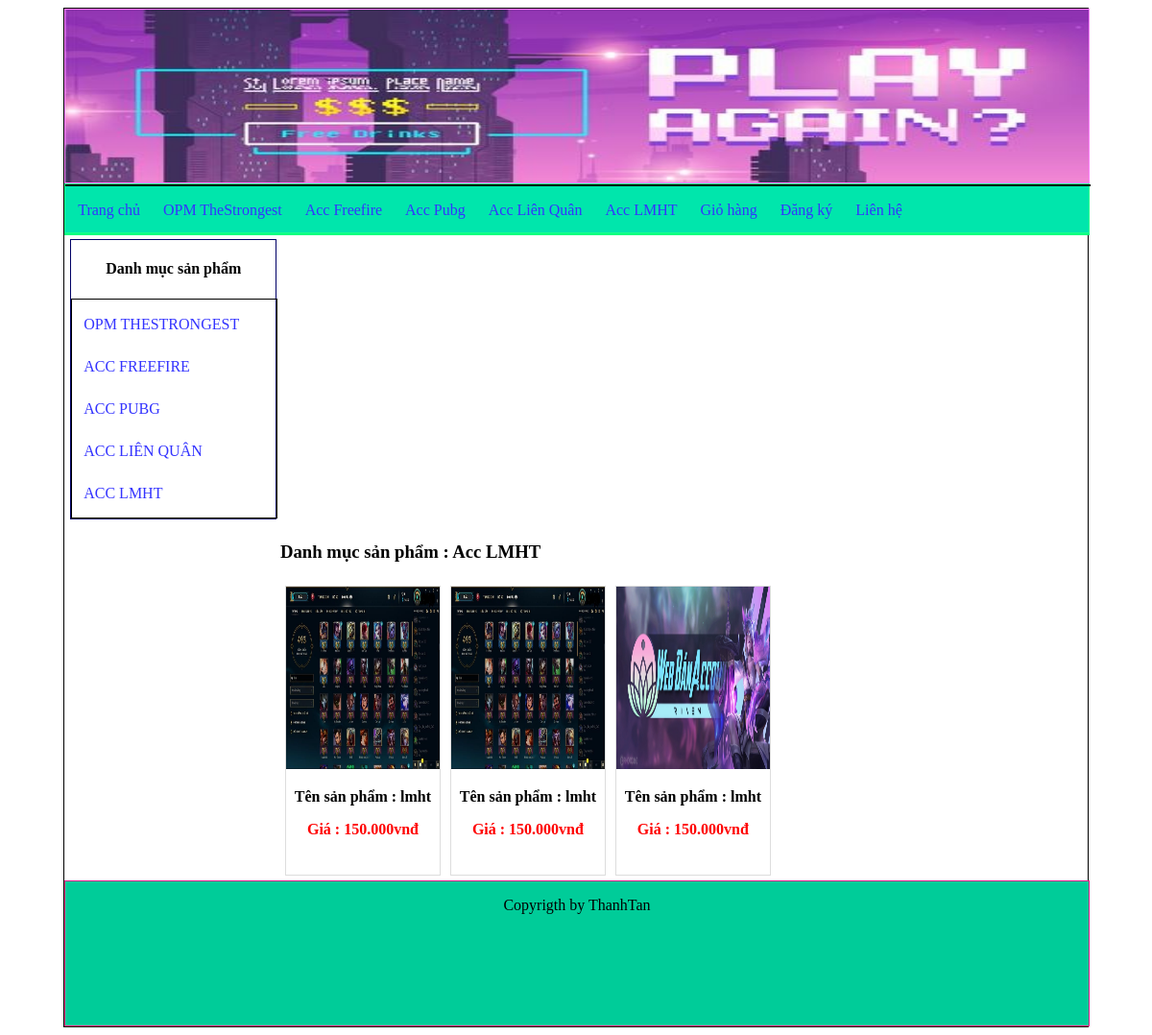
The app's page /index.php?quanly=danhmuc&id=22 with its own data.
### tables this page shows
CREATE TABLE `tbl_danhmuc` (
  `id_danhmuc` int(11) NOT NULL,
  `tendanhmuc` varchar(100) NOT NULL,
  `thutu` int(11) NOT NULL
);

CREATE TABLE `tbl_sanpham` (
  `id_sanpham` int(11) NOT NULL,
  `tensanpham` varchar(250) NOT NULL,
  `masp` varchar(100) NOT NULL,
  `giasp` varchar(50) NOT NULL,
  `soluong` int(11) NOT NULL,
  `hinhanh` varchar(50) NOT NULL,
  `tomtat` text NOT NULL,
  `noidung` text NOT NULL,
  `tinhtrang` int(11) NOT NULL,
  `id_danhmuc` int(11) NOT NULL
);

### pages/main/danhmuc.php (the view)
<?php
	$sql_pro = "SELECT * FROM tbl_sanpham WHERE tbl_sanpham.id_danhmuc='$_GET[id]' ORDER BY id_sanpham DESC";
	$query_pro = mysqli_query($mysqli,$sql_pro);
	$sql_cate = "SELECT * FROM tbl_danhmuc WHERE tbl_danhmuc.id_danhmuc='$_GET[id]' LIMIT 1";
	$query_cate = mysqli_query($mysqli,$sql_cate);
	$row_title = mysqli_fetch_array($query_cate);
?>
<h3>Danh mục sản phẩm : <?php echo $row_title['tendanhmuc'] ?></h3>
				<ul class="product_list">
					<?php
					while($row_pro = mysqli_fetch_array($query_pro)){
					?>
					<li>
						<a href="index.php?quanly=sanpham&id=<?php echo $row_pro['id_sanpham'] ?>">
							<img src="admin/modules/quanlysp/uploads/<?php echo $row_pro['hinhanh'] ?>">
							<p class="title_product">Tên sản phẩm : <?php echo $row_pro['tensanpham'] ?></p>
							<p class="price_product">Giá : <?php echo number_format($row_pro['giasp'],0,',','.').'vnđ' ?></p>
						</a>
					</li>
					<?php
					}
					?>
				</ul>

### pages/menu.php (shortened to what this page needs)
<?php
    $sql_danhmuc = "SELECT * FROM tbl_danhmuc ORDER BY id_danhmuc DESC";
    $query_danhmuc = mysqli_query($mysqli,$sql_danhmuc);
?>
<div class="menu">
        <ul class="list_menu">
            <li><a href="index.php">Trang chủ</a></li>
            <?php  while($row_danhmuc = mysqli_fetch_array($query_danhmuc)){
    ?>
            <li><a href="index.php?quanly=danhmuc&id=<?php echo $row_danhmuc['id_danhmuc'] ?>"><?php echo $row_danhmuc['tendanhmuc']?></a></li>
            <?php } ?>
            <li><a href="index.php?quanly=giohang">Giỏ hàng</a></li>
            <?php
				if(isset($_SESSION['dangky'])){
				?>
				<li><a href="index.php?dangxuat=1">Đăng xuất</a></li>
				<li><a href="index.php?quanly=thaydoimatkhau">Thay đổi MK</a></li>
				<?php
				}else{
				?>
				<li><a href="index.php?quanly=dangky">Đăng ký</a></li>
				<?php
				}
				?>
            <li><a href="index.php?quanly=lienhe">Liên hệ</a></li>
        </ul>
</div>

### pages/sidebar/sidebar.php
<div class="sidebar">
				<h4 style="text-align:center">Danh mục sản phẩm</h4>
				<ul class="list_sidebar">
					<?php
						$sql_danhmuc = "SELECT * FROM tbl_danhmuc ORDER BY id_danhmuc DESC";
						$query_danhmuc = mysqli_query($mysqli,$sql_danhmuc);
						while($row = mysqli_fetch_array($query_danhmuc)){
					?>
					<li style="text-transform: uppercase;"><a href="index.php?quanly=danhmuc&id=<?php echo $row['id_danhmuc'] ?>"><?php echo $row['tendanhmuc'] ?></a></li>
					<?php
					}
					?>
				</ul>
			</div>

### style.css (style rules this page uses)
.menu { border:1px solid #1aff8c; height: 50px; width: 100%; background: #00e6ac; }
ul.list_menu { padding: 0; margin: 0; width: 100%; border: 1px solid ; list-style: none; margin: 0 auto; line-height: 27px; }
ul.list_menu li a { text-decoration: none; text-align: center; color: #3333ff; }
ul.list_menu li { float: left; margin: 7px; padding: 5px; }
.sidebar { border:1px solid #000066; height: auto; width: 20%; margin-top:5px; margin-left:5px; float: left; }
ul.list_sidebar { padding: 0; margin: 0; width: 100%; border: 1px solid ; list-style: none; line-height: 27px; }
ul.list_sidebar li a { text-decoration: none; text-align: left; color: #3333ff; display: block; }
ul.list_sidebar li { margin: 7px; padding: 5px; }
ul.product_list { padding: 0; margin: 0; list-style: none; width: 100%; }
ul.product_list li img { height: 190px; }
ul.product_list li { width: 19%; border: 1px solid #ddd; margin: 5px; float: left; height: 300px; }
ul.product_list li a { text-decoration: none; }
ul.product_list li img { width: 100%; }
p.price_product { text-align: center; color: red; font-size: 16px; font-weight: bold; }
p.title_product { text-align: center; color: #000; font-size: 16px; font-weight: bold; }

### records on screen
tbl_danhmuc: tendanhmuc "OPM TheStrongest", tendanhmuc "OPM THESTRONGEST"
tbl_danhmuc: tendanhmuc "Acc Freefire", tendanhmuc "ACC FREEFIRE"
tbl_danhmuc: tendanhmuc "Acc Pubg", tendanhmuc "ACC PUBG"
tbl_danhmuc: tendanhmuc "Acc Liên Quân", tendanhmuc "ACC LIÊN QUÂN"
tbl_danhmuc: tendanhmuc "Acc LMHT", tendanhmuc "ACC LMHT"
tbl_sanpham: hinhanh (picture), tensanpham "lmht", giasp "150.000"
tbl_sanpham: hinhanh (picture), tensanpham "lmht", giasp "150.000"
tbl_sanpham: hinhanh (picture), tensanpham "lmht", giasp "150.000"
